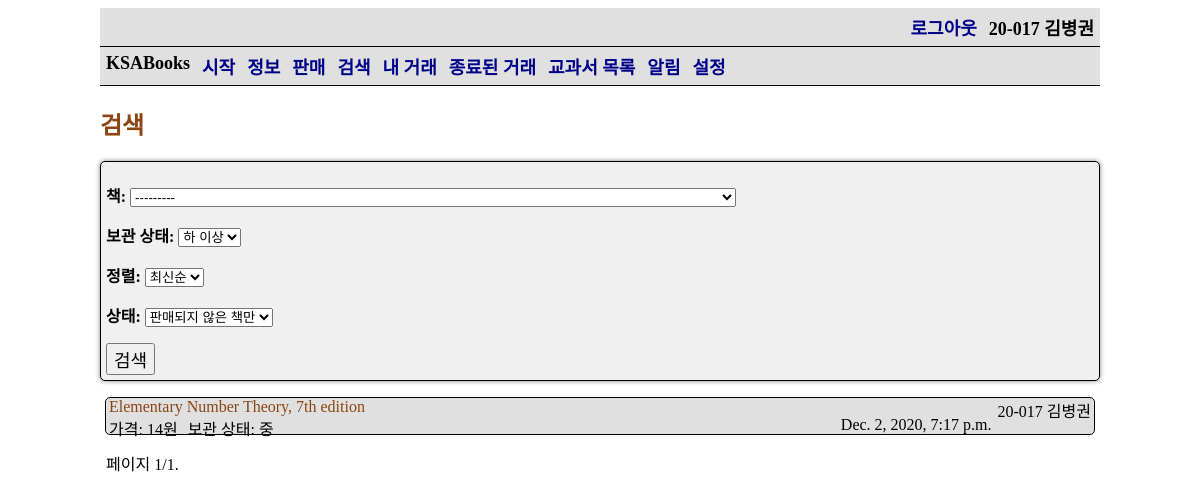
Page /search/ (signed in) on the committed database.
### ksa_books_app/models.py (models this page shows)
class StudentUser(AbstractBaseUser, PermissionsMixin):
    objects = StudentUserManager()
    student_id = models.CharField(max_length=10, verbose_name='학번', help_text='00-000', unique=True)
    name = models.CharField(max_length=100, verbose_name='이름')
    email = models.EmailField()
    is_active = models.BooleanField(default=True)
    is_admin = models.BooleanField(default=False)
    is_superuser = models.BooleanField(default=False)
    is_staff = models.BooleanField(default=False)
    date_joined = models.DateTimeField(auto_now_add=True)
    notifications = models.ManyToManyField(Notification, blank=True)
    unread_notification = models.PositiveIntegerField(default=0)
    notify_books = models.ManyToManyField(Book, verbose_name='원하는 책', blank=True)
    notify_comment = models.BooleanField(default=True, verbose_name='자신에게 댓글을 썼을 때')
    notify_new_offer = models.BooleanField(default=True, verbose_name='원하는 책이 올라왔을 때')
    notify_sold_to_user = models.BooleanField(default=True, verbose_name='자신에게 책을 판매했을 때')
    notify_sold_to_other = models.BooleanField(default=True, verbose_name='구매 신청한 책이 다른 사람에게 판매되었을 때')
    notify_new_want = models.BooleanField(default=True, verbose_name='자신의 책을 누군가 구매 신청했을 때')
    USERNAME_FIELD = 'student_id'
    REQUIRED_FIELDS = ['name']
    def __str__(self):
        return ' '.join([self.student_id, self.name])
    def is_international(self):
        return self.student_id[3] == '2'

class Offer(models.Model):
    seller = models.ForeignKey(settings.AUTH_USER_MODEL, on_delete=models.SET_NULL, null=True,
                               related_name='offer_seller')
    buyer = models.ForeignKey(settings.AUTH_USER_MODEL, on_delete=models.SET_NULL, null=True, blank=True,
                              related_name='offer_buyer')
    want_users = models.ManyToManyField(settings.AUTH_USER_MODEL, blank=True)
    seller_done = models.BooleanField(null=True, default=False)
    seller_done_time = models.DateTimeField(null=True)
    buyer_done = models.BooleanField(null=True, default=False)
    buyer_done_time = models.DateTimeField(null=True)
    book = models.ForeignKey(Book, on_delete=models.SET_NULL, null=True, verbose_name='책')
    price = models.PositiveIntegerField(verbose_name='판매 가격')
    quality = models.CharField(choices=QUALITY, max_length=1, verbose_name='보관 상태', null=True)
    explain = models.TextField(verbose_name='내용', null=True, blank=True)
    date_time = models.DateTimeField(auto_now_add=True, null=True)
    views = models.ManyToManyField(settings.AUTH_USER_MODEL, blank=True, related_name='views')
    def get_absolute_url(self):
        return reverse('check-offer', args=[str(self.id)])

class Book(models.Model):
    title = models.CharField(max_length=100, verbose_name='제목')
    author = models.CharField(max_length=100, verbose_name='저자')
    courses = models.ManyToManyField(Course, verbose_name='과목')
    subject = models.ForeignKey(Subject, verbose_name='교과', on_delete=models.SET_NULL, null=True)
    publisher = models.CharField(max_length=100, verbose_name='출판사')
    isbn = models.CharField(max_length=13, verbose_name='ISBN',
                            help_text='13 Character <a href="https://www.isbn-international.org/content/what-isbn">ISBN number</a>')
    list_price = models.PositiveIntegerField(verbose_name='정가', null=True, blank=True)
    group_price = models.PositiveIntegerField(verbose_name='공동구매 가격', null=True, blank=True)
    using = models.BooleanField(verbose_name='사용 여부')
    class Meta:
        permissions = (
            ('load_data', 'Can load data'),
        )
        ordering = ['subject']
    def __str__(self):
        return f'({self.subject}, {self.display_courses()}){self.title}'
    def display_courses(self):
        return ', '.join([str(c) for c in self.courses.all()])
    display_courses.short_description = '수업'

### ksa_books_app/views.py (the view)
# urls.py: path('search/', views.search_view, name='search'),
def search_view(request):
    qs = Offer.objects.all()
    form = SearchForm(request.GET)
    if form.is_valid():
        data = form.cleaned_data
        if data['book']:
            qs = qs.filter(book_id=data['book'])
        if data['min_quality']:
            qs = qs.filter(quality__in=data['min_quality'])
        if data['state'] == UNSOLD or data['state'] == '':
            qs = qs.filter(buyer=None)
        elif data['state'] == UNEXCHANGED:
            qs = qs.exclude(seller_done=True, buyer_done=True)
        elif data['state'] == ALL:
            pass
        if data['sort'] == NEW or data['sort'] == '':
            qs = qs.order_by('date_time')
        elif data['sort'] == CHEAP:
            qs = qs.order_by('price')
    paginator = Paginator(qs, 30)
    page = request.GET.get('page')
    offers = paginator.get_page(page)
    context = {
        'form': form,
        'page_obj': offers,
        'is_paginated': True,
    }
    return render(request, 'search.html', context=context)

### ksa_books_app/forms.py
class SearchForm(forms.Form):
    book = forms.ModelChoiceField(label='책', queryset=Book.objects.all(), required=False)
    min_quality = forms.ChoiceField(label='보관 상태', choices=MIN_QUALITY, required=False)
    sort = forms.ChoiceField(label='정렬', choices=SORT, required=False)
    state = forms.ChoiceField(label='상태', choices=STATE, required=False)

### ksa_books_app/models.py (called while the page is built)
    def __str__(self):
        return self.name

    def __str__(self):
        return self.name

### ksa_books_app/templates/search.html (shortened to what this page needs)
{% extends 'base_generic.html' %}
{% block content %}
    <h2>검색</h2>
    <form method="get">
        <table>
            {{ form.as_p }}
        </table>
        <input type="submit" value="검색">
    </form>
    {% if page_obj %}
        <ul>
            {% for object in page_obj %}
                <li>
                    <div class="left">
                        <a href={{ object.get_absolute_url }}>{{ object.book.title }}</a>
                    </div>
                    <div class="right">
                        <span>{{ object.seller }}</span>
                    </div>
                    <br>
                    <div class="left">
                        <span>가격: {{ object.price }}원</span>
                        <span>보관 상태: {{ object.get_quality_display }}</span>
                    </div>
                    <div class="right">
                        <span>{{ object.date_time }}</span>
                    </div>
                    <br>
                </li>
            {% endfor %}
        </ul>
    {% else %}
        <p>There are no offers.</p>
    {% endif %}
{% endblock %}

### ksa_books_app/templates/base_generic.html (shortened to what this page needs)
{% load tags %}
<!DOCTYPE html>
<html lang="ko">
<head>
</head>
<body>
    <div class="container">
        <div class="navigation">
            <div class="user">
                {% if user.is_authenticated %}
                    <a href="{% url 'logout' %}">로그아웃</a>
                    <span>{{ user }}</span>
                {% else %}
                    <a href="{% url 'login' %}">로그인</a>
                {% endif %}
            </div>
        </div>
        <div class="navigation">
            <span>KSABooks</span>
            <a href="{% url 'home' %}">시작</a>
            <a href="{% url 'about' %}">정보</a>
            <a href="{% url 'sell' %}">판매</a>
            <a href="{% url 'search' %}">검색</a>
            <a href="{% url 'my-offers' %}">내 거래</a>
            <a href="{% url 'past-transaction' %}">종료된 거래</a>
            <a href="{% url 'book-list' %}">교과서 목록</a>
            {% if user.unread_notification == 0 or not user.is_authenticated %}
                <a href="{% url 'notification' %}">알림</a>
            {% else %}
                <a href="{% url 'notification' %}">알림({{ user.unread_notification }})</a>
            {% endif %}
            <a href="{% url 'setting' %}">설정</a>
        </div>
        <div class="content">
            {% block content %}{% endblock %}
        </div>
        {% block pagination %}
            {% if is_paginated %}
                <div>
                    <span>
                        <span>
                            페이지 {{ page_obj.number }}/{{ page_obj.paginator.num_pages }}.
                        </span>
                    </span>
                </div>
            {% endif %}
        {% endblock %}
    </div>
</body>
</html>

### ksa_books_app/templates/base_generic.html (style rules this page uses)
table, th, td { border: 2px solid #000000; border-collapse: collapse; padding: 3px; text-align: center; }
table { width: 1000px; }
p { word-break: keep-all; }
.container { max-width: 1000px; margin: auto; }
.navigation { overflow: hidden; background-color: #e0e0e0; border-bottom: 1px solid black; }
.navigation a, .navigation span { float: left; display: block; text-align: center; padding: 6px; text-decoration: none; font-weight: bold; font-size: large; }
.navigation a { color: darkblue; }
.navigation span { color: black; }
.user { float: right; }
h2 { color: saddlebrown; }
li { margin: 5px; }
form { background-color: #f0f0f0; padding: 5px; border: 1px solid black; margin: 5px 0; box-shadow: 0 0 5px gray; border-radius: 5px; }
label { font-weight: bold; }
input[type='submit'] { font-size: large; }
.content a[href] { color: saddlebrown; text-decoration: none; }

### ksa_books_app/templates/search.html (style rules this page uses)
ul { padding: unset; }
li { display: block; border-radius: 5px; background-color: #e0e0e0; border: 1px solid black; }
.left { float: left; }
.right { float: right; }
a, span { padding: 3px; }

### rows in the picture
StudentUser: student+name "20-017 김병권"
Offer: book "Elementary Number Theory, 7th edition", seller "20-017 김병권", price "14", quality "중", date_time "Dec. 2, 2020, 7:17 p.m."

### other values in the picture
{{ page_obj.number }} "1"
{{ page_obj.paginator.num_pages }} "1"
